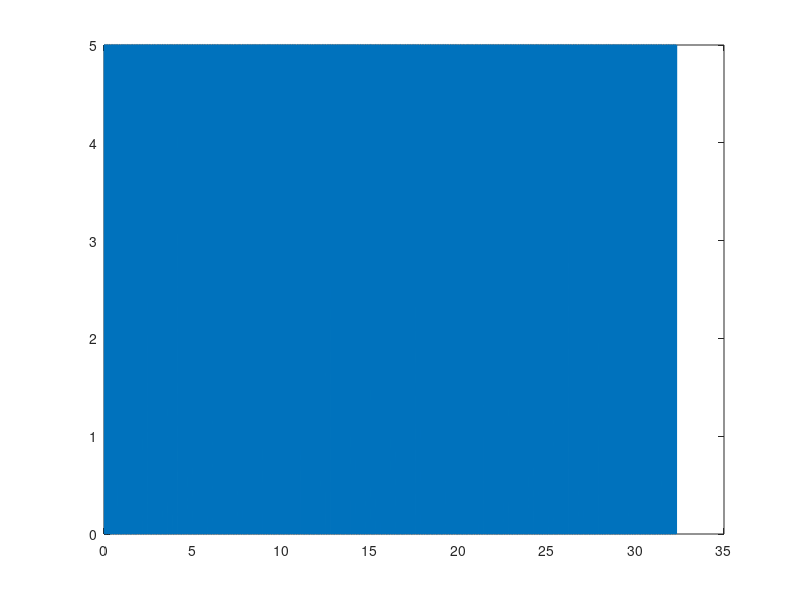

MATLAB code for this plot: (Note: this script raises an error after producing the figure.)
% HW9A Q1
% Brock Bownds, Josue Meraz
% bbownds@hmc.edu & jmeraz@hmc.edu
% 11/12/25

load('HW9.mat');  % loads variable x

% Provided values
Ts = 0.01;
Fs = 1/Ts;
t = (0:length(x)-1) * Ts;  % Create time vector based on sampling time & length of x
% Plot CT Signal

plot(t, x, 'LineWidth',1.5);               
xlabel('$t$',Interpreter='latex', FontSize=13);
ylabel('$x(t)$', Interpreter='latex',FontSize=13);
title('Sampled Periodic Pulse Train $x(t)$','Interpreter','latex','FontSize',15);
grid on;
xlim([0 2]); ylim([-1 6]);
hold on;

% Compute the mean
mean_value = mean(x);

% Plot mean line
h_mean = yline(mean_value, '--r', 'LineWidth', 1.5);
legend({'$x(t)$', sprintf('Mean = %.3f', mean_value)}, ...
    'Interpreter', 'latex', 'Location', 'northoutside', 'Orientation', 'horizontal');
hold off;